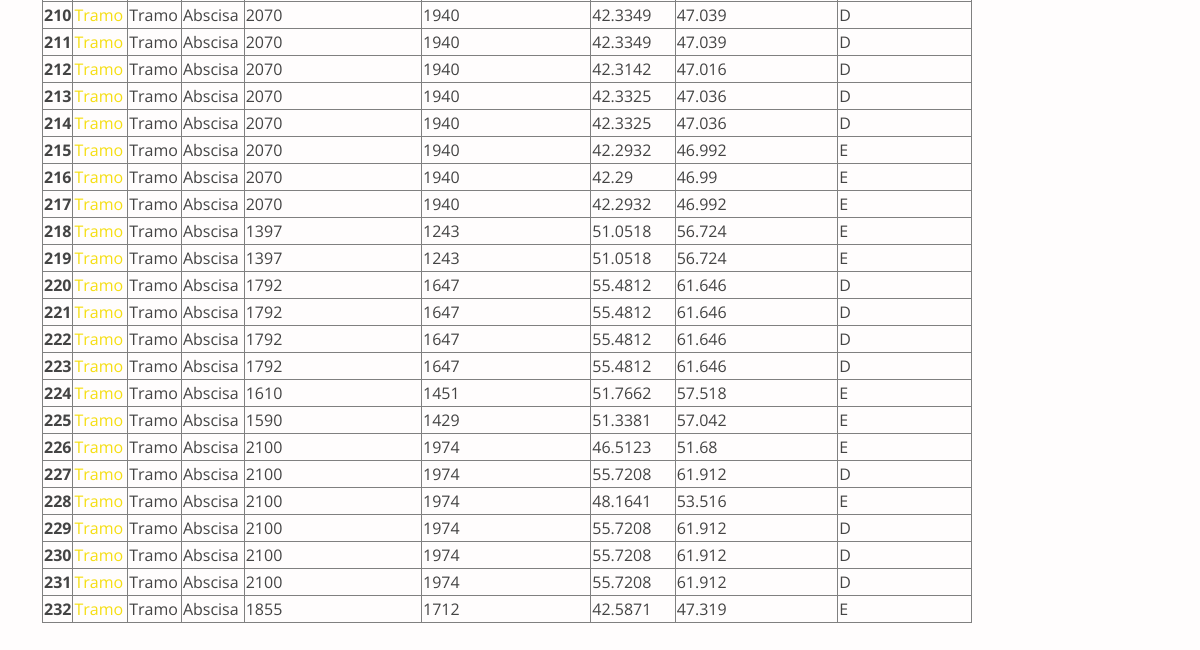
Page /resultados (lower part) on the earlier database version.
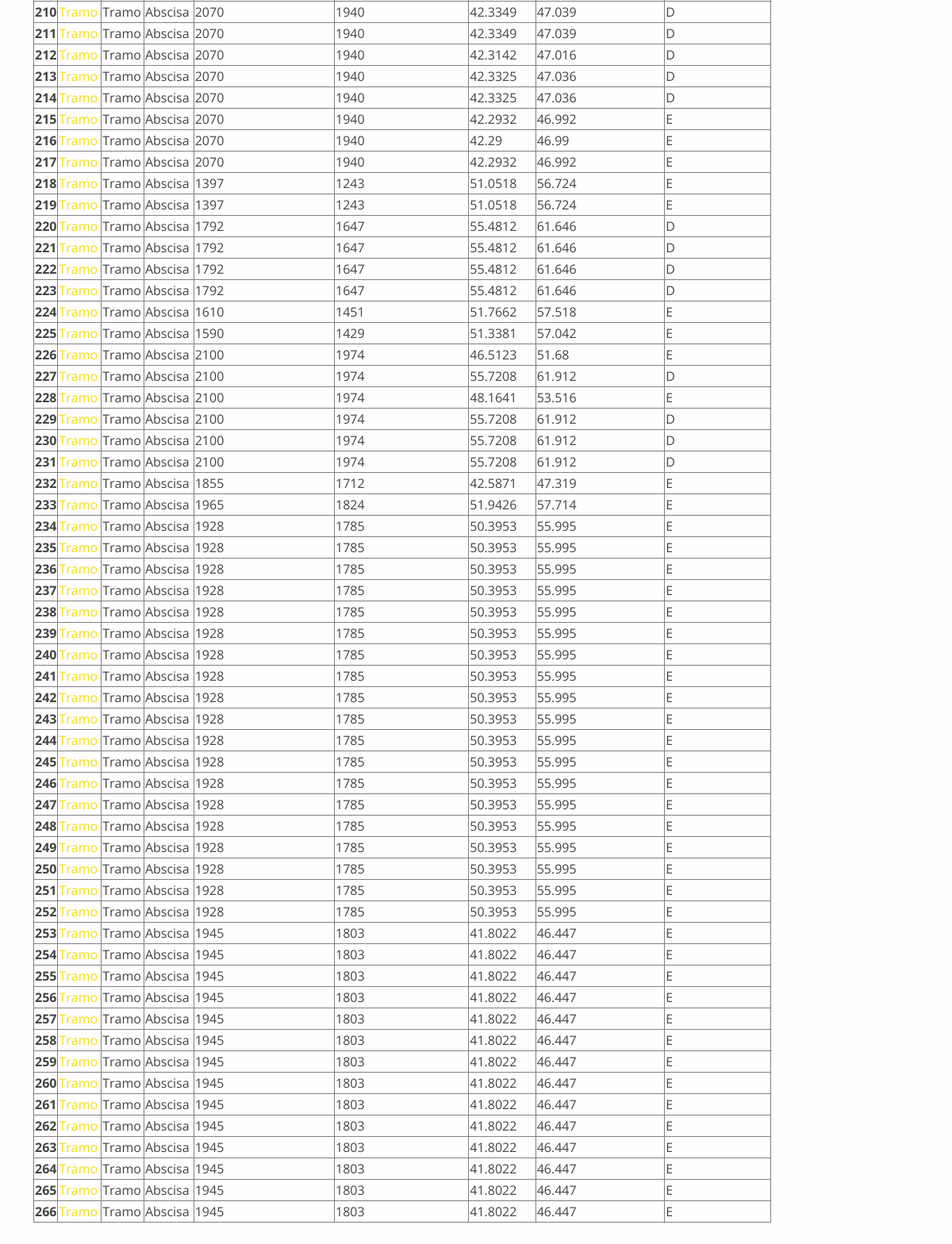
Same page on the later database version.
### main.py (models this page shows)
class Resultado(db.Model):
    id = db.Column(db.Integer, primary_key=True)
    Fpe = db.Column(db.Float, nullable=False)
    Fd = db.Column(db.Float, nullable=False)
    Fcb = db.Column(db.Float, nullable=False)
    Ec = db.Column(db.Float, nullable=False)
    Fp = db.Column(db.Float, nullable=False)
    cap_60 = db.Column(db.Integer, nullable=False)
    cap_5 = db.Column(db.Integer, nullable=False)
    FHP = db.Column(db.Float, nullable=False)
    v1 = db.Column(db.Float, nullable=False)
    Fu = db.Column(db.Float, nullable=False)
    Fcb1 = db.Column(db.Float, nullable=False)
    v2 = db.Column(db.Float, nullable=False)
    Ec_vel = db.Column(db.Float, nullable=False)
    Fp_vel = db.Column(db.Float, nullable=False)
    Ft = db.Column(db.Float, nullable=False)
    vM = db.Column(db.Float, nullable=False)
    Vi = db.Column(db.Integer, nullable=False)
    Final = db.Column(db.Integer, nullable=False)
    carretera = db.Column(db.String(200), nullable = False)
    proyecto = db.Column(db.String(200), nullable = False)
    a_carril = db.Column(db.Float, nullable=False)
    a_berma = db.Column(db.Float, nullable=False)
    p_promedio = db.Column(db.Float, nullable=False)
    l_sector = db.Column(db.Float, nullable=False)
    curvatura = db.Column(db.Integer, nullable=False)
    d_sentido = db.Column(db.Integer, nullable=False)
    d_sentido1 = db.Column(db.Integer, nullable=False)
    p_no_rebase = db.Column(db.Integer, nullable=False)
    p_automoviles = db.Column(db.Integer, nullable=False)
    p_buses = db.Column(db.Integer, nullable=False)
    p_camiones = db.Column(db.Integer, nullable=False)
    vol_cap = db.Column(db.Integer, nullable=False)
    terreno = db.Column(db.String(200), nullable = False)

### main.py (the view)
@app.route("/resultados",methods=["GET","POST"])
def resultados():
    all_records = db.session.query(Resultado).all()
    return render_template('data.html', datos=all_records)

### templates/data.html (shortened to what this page needs)
<!DOCTYPE html>
<html lang="en">
<head>
  <link href="../static/assets/vendor/aos/aos.css" rel="stylesheet">
  <link href="../static/assets/vendor/bootstrap/css/bootstrap.min.css" rel="stylesheet">
  <link href="../static/assets/vendor/bootstrap-icons/bootstrap-icons.css" rel="stylesheet">
  <link href="../static/assets/vendor/boxicons/css/boxicons.min.css" rel="stylesheet">
  <link href="../static/assets/vendor/glightbox/css/glightbox.min.css" rel="stylesheet">
  <link href="../static/assets/vendor/remixicon/remixicon.css" rel="stylesheet">
  <link href="../static/assets/vendor/swiper/swiper-bundle.min.css" rel="stylesheet">
  <link href="../static/assets/css/style.css" rel="stylesheet">
</head>
<body>
  {% import "bootstrap/wtf.html" as wtf %}
    <br>
    <br>
    <section class="inner-page" style="background-color:rgb(255, 253, 253)">
      <div class="container">
        <table class="table-responsive table-bordered">
          <tbody>
            {% for dato in datos %}
              <tr>
                <th scope="row">{{dato.id}}</th>
                <td><a href="{{ url_for('registro', index=dato.id) }}">Tramo</a></td>
                <td>Tramo</td>
                <td>Abscisa</td>
                <td>{{dato.cap_60}}</td>
                <td>{{dato.cap_5}}</td>
                <td>{{dato.vM}}</td>
                <td>{{dato.Vi}}</td>
                <td>{{dato.Final}}</td>
              </tr>
            {% endfor %}
          </tbody>
        </table>
      </div>
    </section>
</body>
</html>

Differences in the rows shown:
added Resultado: id "233", cap_60 "1965", cap_5 "1824", vM "51.9426", Vi "57.714", Final "E"
added Resultado: id "234", cap_60 "1928", cap_5 "1785", vM "50.3953", Vi "55.995", Final "E"
added Resultado: id "235", cap_60 "1928", cap_5 "1785", vM "50.3953", Vi "55.995", Final "E"
added Resultado: id "236", cap_60 "1928", cap_5 "1785", vM "50.3953", Vi "55.995", Final "E"
added Resultado: id "237", cap_60 "1928", cap_5 "1785", vM "50.3953", Vi "55.995", Final "E"
added Resultado: id "238", cap_60 "1928", cap_5 "1785", vM "50.3953", Vi "55.995", Final "E"
added Resultado: id "239", cap_60 "1928", cap_5 "1785", vM "50.3953", Vi "55.995", Final "E"
added Resultado: id "240", cap_60 "1928", cap_5 "1785", vM "50.3953", Vi "55.995", Final "E"
added Resultado: id "241", cap_60 "1928", cap_5 "1785", vM "50.3953", Vi "55.995", Final "E"
added Resultado: id "242", cap_60 "1928", cap_5 "1785", vM "50.3953", Vi "55.995", Final "E"
added Resultado: id "243", cap_60 "1928", cap_5 "1785", vM "50.3953", Vi "55.995", Final "E"
added Resultado: id "244", cap_60 "1928", cap_5 "1785", vM "50.3953", Vi "55.995", Final "E"
added Resultado: id "245", cap_60 "1928", cap_5 "1785", vM "50.3953", Vi "55.995", Final "E"
added Resultado: id "246", cap_60 "1928", cap_5 "1785", vM "50.3953", Vi "55.995", Final "E"
added Resultado: id "247", cap_60 "1928", cap_5 "1785"
